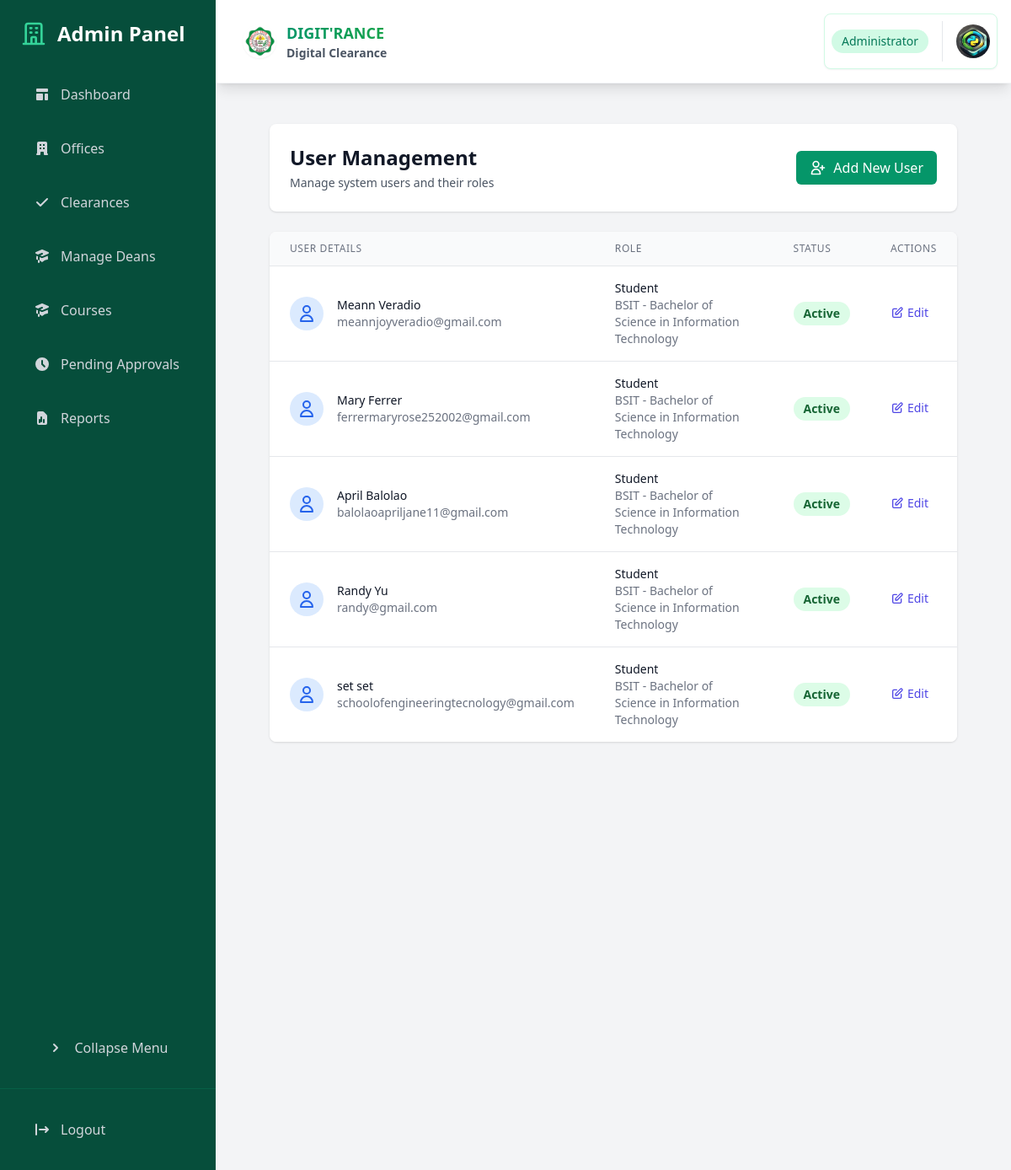
The page /dashboard/admin/users/ (signed in) on the database its author committed.
### core/models.py (models this page shows, shortened)
class Student(models.Model):
    user = models.OneToOneField(User, on_delete=models.CASCADE)
    student_id = models.CharField(max_length=20, unique=True)
    course = models.ForeignKey(Course, on_delete=models.PROTECT)
    program_chair = models.ForeignKey('ProgramChair', on_delete=models.SET_NULL, null=True, blank=True)
    dormitory_owner = models.ForeignKey('Staff', on_delete=models.SET_NULL, null=True, blank=True, related_name='dormitory_students')
    year_level = models.IntegerField()
    contact_number = models.CharField(max_length=20, blank=True, null=True)
    is_boarder = models.BooleanField(default=False)
    created_at = models.DateTimeField(auto_now_add=True)
    is_approved = models.BooleanField(default=False)
    rejection_reason = models.TextField(blank=True, null=True)
    profile_picture = models.ImageField(upload_to='student_profiles/', null=True, blank=True)

class Course(models.Model):
    code = models.CharField(max_length=10, unique=True)
    name = models.CharField(max_length=100)
    dean = models.ForeignKey(Dean, on_delete=models.PROTECT, related_name='courses')
    is_active = models.BooleanField(default=True)
    created_at = models.DateTimeField(auto_now_add=True)
    updated_at = models.DateTimeField(auto_now=True)
    class Meta:
        ordering = ['code']
    def __str__(self):
        return f"{self.code} - {self.name}"

### core/views.py (the view)
# urls.py: path('dashboard/admin/users/', views.admin_users, name='admin_users'),
@login_required
@user_passes_test(lambda u: u.is_superuser)
def admin_users(request):
    return render(request, 'admin/users.html', {
        'students': Student.objects.select_related('user', 'course').all(),
        'staff': Staff.objects.select_related('user', 'office').all(),
        'program_chairs': ProgramChair.objects.select_related('user').all(),
    })

### core/models.py (called while the page is built)
    def get_profile_picture_url(self):
        return self.profile_picture.url if self.profile_picture else static('img/default-profile.png')

### templates/admin/users.html (shortened to what this page needs)
{% extends 'admin/base_admin.html' %}
{% block admin_content %}
<div class="space-y-6">
    <div class="bg-white shadow rounded-lg p-6">
        <div class="flex justify-between items-center">
            <div>
                <h2 class="text-2xl font-bold text-gray-900">User Management</h2>
                <p class="text-sm text-gray-600 mt-1">Manage system users and their roles</p>
            </div>
            <a href="{% url 'create_user' %}"
               class="inline-flex items-center px-4 py-2 bg-emerald-600 text-white rounded-md hover:bg-emerald-700 transition-colors duration-200 transform hover:scale-105">
                <svg class="w-5 h-5 mr-2" fill="none" stroke="currentColor" viewBox="0 0 24 24">
                    <path stroke-linecap="round" stroke-linejoin="round" stroke-width="2" d="M18 9v3m0 0v3m0-3h3m-3 0h-3m-2-5a4 4 0 11-8 0 4 4 0 018 0zM3 20a6 6 0 0112 0v1H3v-1z"/>
                </svg>
                Add New User
            </a>
        </div>
    </div>
    <div class="bg-white shadow rounded-lg overflow-hidden">
        <div class="overflow-x-auto">
            <table class="min-w-full divide-y divide-gray-200">
                <thead class="bg-gray-50">
                    <tr>
                        <th scope="col" class="px-6 py-3 text-left text-xs font-medium text-gray-500 uppercase tracking-wider">
                            User Details
                        </th>
                        <th scope="col" class="px-6 py-3 text-left text-xs font-medium text-gray-500 uppercase tracking-wider">
                            Role
                        </th>
                        <th scope="col" class="px-6 py-3 text-left text-xs font-medium text-gray-500 uppercase tracking-wider">
                            Status
                        </th>
                        <th scope="col" class="px-6 py-3 text-left text-xs font-medium text-gray-500 uppercase tracking-wider">
                            Actions
                        </th>
                    </tr>
                </thead>
                <tbody class="bg-white divide-y divide-gray-200">
                    {% for student in students %}
                    <tr class="hover:bg-gray-50 transition-colors duration-200">
                        <td class="px-6 py-4">
                            <div class="flex items-center">
                                <div class="flex-shrink-0 h-10 w-10 bg-blue-100 rounded-full flex items-center justify-center">
                                    <svg class="h-6 w-6 text-blue-600" fill="none" stroke="currentColor" viewBox="0 0 24 24">
                                        <path stroke-linecap="round" stroke-linejoin="round" stroke-width="2" d="M16 7a4 4 0 11-8 0 4 4 0 018 0zM12 14a7 7 0 00-7 7h14a7 7 0 00-7-7z"/>
                                    </svg>
                                </div>
                                <div class="ml-4">
                                    <div class="text-sm font-medium text-gray-900">{{ student.user.get_full_name }}</div>
                                    <div class="text-sm text-gray-500">{{ student.user.email }}</div>
                                </div>
                            </div>
                        </td>
                        <td class="px-6 py-4">
                            <div class="text-sm text-gray-900">Student</div>
                            <div class="text-sm text-gray-500">{{ student.course }}</div>
                        </td>
                        <td class="px-6 py-4">
                            <span class="px-3 py-1 inline-flex text-sm leading-5 font-semibold rounded-full {% if student.user.is_active %}bg-green-100 text-green-800{% else %}bg-red-100 text-red-800{% endif %}">
                                {{ student.user.is_active|yesno:"Active,Inactive" }}
                            </span>
                        </td>
                        <td class="px-6 py-4 text-sm font-medium space-x-3">
                            <a href="#" class="text-indigo-600 hover:text-indigo-900 inline-flex items-center">
                                <svg class="w-4 h-4 mr-1" fill="none" stroke="currentColor" viewBox="0 0 24 24">
                                    <path stroke-linecap="round" stroke-linejoin="round" stroke-width="2" d="M11 5H6a2 2 0 00-2 2v11a2 2 0 002 2h11a2 2 0 002-2v-5m-1.414-9.414a2 2 0 112.828 2.828L11.828 15H9v-2.828l8.586-8.586z"/>
                                </svg>
                                Edit
                            </a>
                        </td>
                    </tr>
                    {% endfor %}
                </tbody>
            </table>
        </div>
    </div>
</div>
{% endblock %}

### rows shown on the page
Student: user.get_full_name "Meann Veradio", user.email "meannjoyveradio@gmail.com", course "BSIT - Bachelor of Science in Information Technology", user.is_active "Active"
Student: user.get_full_name "Mary Ferrer", user.email "ferrermaryrose252002@gmail.com", course "BSIT - Bachelor of Science in Information Technology", user.is_active "Active"
Student: user.get_full_name "April Balolao", user.email "balolaoapriljane11@gmail.com", course "BSIT - Bachelor of Science in Information Technology", user.is_active "Active"
Student: user.get_full_name "Randy Yu", user.email "randy@gmail.com", course "BSIT - Bachelor of Science in Information Technology", user.is_active "Active"
Student: user.get_full_name "set set", user.email "schoolofengineeringtecnology@gmail.com", course "BSIT - Bachelor of Science in Information Technology", user.is_active "Active"
